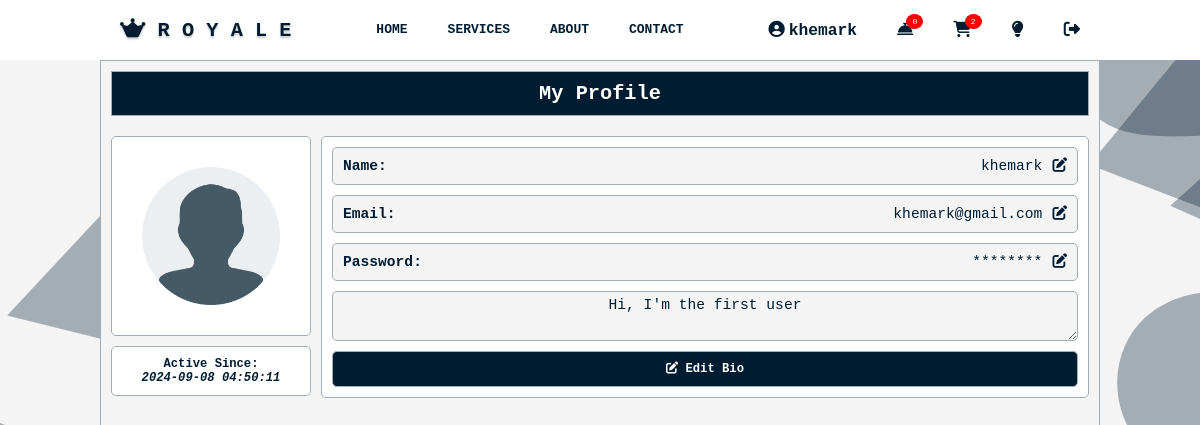
Before: /my_profile.php (signed in) with the older database file.
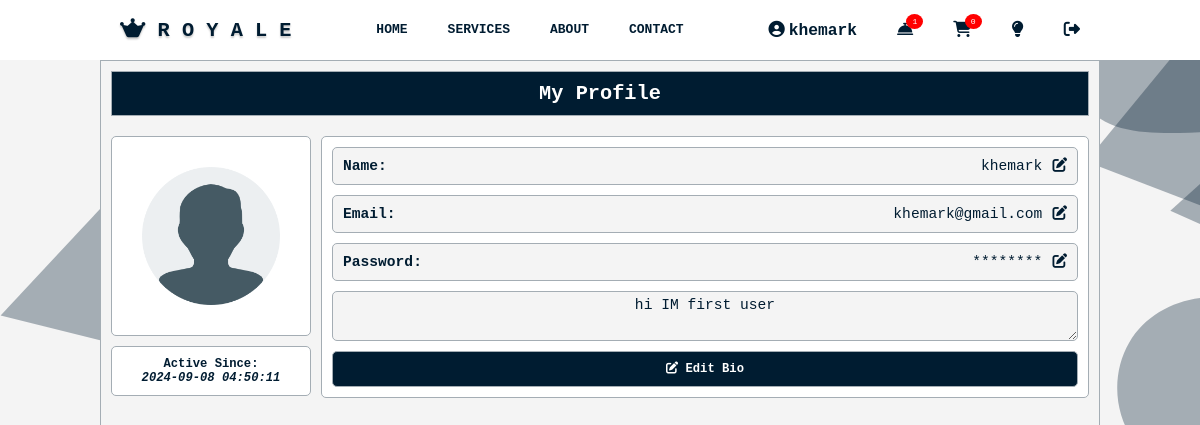
After: the same page with the newer database file.
### tables this page shows
CREATE TABLE `royale_user_tbl` (
  `user_id` int(11) NOT NULL,
  `user_name` varchar(255) NOT NULL,
  `user_email` varchar(255) NOT NULL,
  `user_password` varchar(255) NOT NULL,
  `user_status` varchar(255) NOT NULL,
  `user_bio` text NOT NULL,
  `date_created` datetime NOT NULL
);

### my_profile.php (the view, shortened to what the changed rows need)
<?php
require 'dbconnect.php';
$user_id = $_SESSION['user_id'];
$sql = "SELECT user_name, user_email, user_bio, date_created FROM royale_user_tbl WHERE user_id = ?";
$stmt = $conn->prepare($sql);
$stmt->bind_param("i", $user_id);
$stmt->execute();
$result = $stmt->get_result();
if ($result->num_rows > 0) {
    $user_data = $result->fetch_assoc();
    $user_name = $user_data['user_name'];
    $user_email = $user_data['user_email'];
    $user_bio = $user_data['user_bio'];
    $active_since = $user_data['date_created'];
} else {
    echo json_encode(['status' => 'error', 'message' => 'No user data found.']);
    exit;
}
?>
<!DOCTYPE html>
<html lang="en">
<head>
    <?php include 'important.php'; ?>
    <link rel="stylesheet" href="css_main/main.css?v=<?php echo time(); ?>">
    <link rel="stylesheet" href="css_main/my_profile.css?v=<?php echo time(); ?>">
</head>
<body>
    <?php include 'navigation.php'; ?>
    <main>
            <h1 class="hidden">My Profile</h1>
            <div class="profile-container hidden">
                <div class="image-container hidden">
                    <h2>Active Since:<br><em><?php echo $active_since; ?></em></h2>
                </div>
                <div class="user-info-container hidden">
                    <a href="edit_name.php?user_id=<?php echo $user_id; ?>"><b>Name:</b>
                        <span><?php echo $user_name; ?><i class="fa-solid fa-pen-to-square"></i></span></a>
                    <a href="edit_email.php?user_id=<?php echo $user_id; ?>"><b>Email:</b>
                        <span><?php echo $user_email; ?><i class="fa-solid fa-pen-to-square"></i></span></a>
                    <form method="POST" id="bio-form">
                        <textarea name="user_bio" id="user_bio"
                            disabled><?php echo htmlspecialchars($user_bio); ?></textarea>
                        <button type="button" id="edit-bio-btn"><i class="fa-solid fa-pen-to-square"></i> Edit
                            Bio</button>
                    </form>
                </div>
            </div>
    </main>
</body>
</html>

### navigation.php (shortened to what the changed rows need)
<div class="navigation-container" id="navbar">
    <?php
    $isLoggedIn = isset($_SESSION['user_id']);
    $userName = '';
    if ($isLoggedIn) {
        $userId = $_SESSION['user_id'];
        $query = "SELECT user_name FROM royale_user_tbl WHERE user_id = ?";
        $stmt = $conn->prepare($query);
        $stmt->bind_param("i", $userId);
        $stmt->execute();
        $stmt->bind_result($userName);
    }
    ?>
    <div class="icon-container">
        <div class="user-menu">
            <i class="fa-solid fa-circle-user" id="userIcon"> <span><?php echo htmlspecialchars($userName); ?></span> </i>
        </div>
        <?php
        $isLoggedIn = isset($_SESSION['user_id']);
        $pendingRequestCount = 0;
        $pendingOrderCount = 0;
        if ($isLoggedIn) {
            $userId = $_SESSION['user_id'];
            $requestQuery = "SELECT COUNT(*) FROM royale_request_tbl WHERE user_id = ? AND request_status = 'pending'";
            $requestStmt = $conn->prepare($requestQuery);
            $requestStmt->bind_param("i", $userId);
            $requestStmt->execute();
            $requestStmt->bind_result($pendingRequestCount);
            $orderQuery = "SELECT COUNT(*) FROM royale_product_order_tbl WHERE user_id = ? AND order_status = 'pending'";
            $orderStmt = $conn->prepare($orderQuery);
            $orderStmt->bind_param("i", $userId);
            $orderStmt->execute();
            $orderStmt->bind_result($pendingOrderCount);
        }
        ?>
        <div class="user-menu">
            <a href="my_request.php" id="myRequestLink">
                <i class="fa-solid fa-bell-concierge"></i>
                <?php if ($isLoggedIn): ?>
                    <span class="badge"><?php echo   $pendingRequestCount; ?></span>
                <?php endif; ?>
            </a>
        </div>
        <div class="user-menu">
            <a href="my_order.php" id="myOrderLink">
                <i class="fa-solid fa-cart-shopping"></i>
                <?php if ($isLoggedIn): ?>
                    <span class="badge"><?php echo  $pendingOrderCount; ?></span>
                <?php endif; ?>
            </a>
        </div>
    </div>
</div>

Changed rows visible on the page:
changed royale_user_tbl "khemark": user_bio "Hi, I'm the first user" → "hi IM first user"
Other visible differences:
$pendingRequestCount: "0" → "1"
$pendingOrderCount: "2" → "0"
